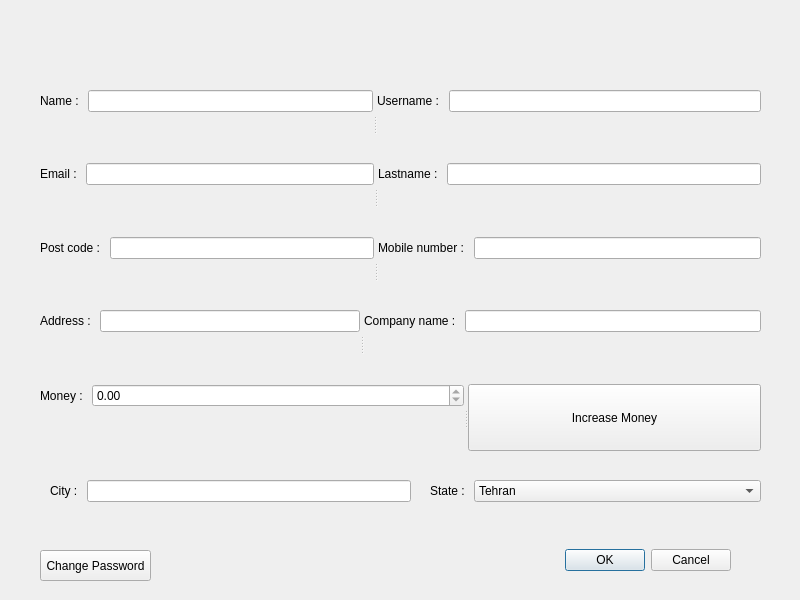
<?xml version="1.0" encoding="UTF-8"?>
<ui version="4.0">
 <class>EditProfile</class>
 <widget class="QDialog" name="EditProfile">
  <property name="geometry">
   <rect>
    <x>0</x>
    <y>0</y>
    <width>800</width>
    <height>600</height>
   </rect>
  </property>
  <property name="sizePolicy">
   <sizepolicy hsizetype="Fixed" vsizetype="Fixed">
    <horstretch>0</horstretch>
    <verstretch>0</verstretch>
   </sizepolicy>
  </property>
  <property name="windowTitle">
   <string>Edit Profile</string>
  </property>
  <property name="windowIcon">
   <iconset resource="files.qrc">
    <normaloff>:/icon/images/001_45.ico</normaloff>:/icon/images/001_45.ico</iconset>
  </property>
  <property name="styleSheet">
   <string notr="true"/>
  </property>
  <widget class="QDialogButtonBox" name="btn_box">
   <property name="geometry">
    <rect>
     <x>530</x>
     <y>540</y>
     <width>201</width>
     <height>41</height>
    </rect>
   </property>
   <property name="standardButtons">
    <set>QDialogButtonBox::Cancel|QDialogButtonBox::Ok</set>
   </property>
  </widget>
  <widget class="QWidget" name="layoutWidget">
   <property name="geometry">
    <rect>
     <x>40</x>
     <y>90</y>
     <width>721</width>
     <height>361</height>
    </rect>
   </property>
   <layout class="QGridLayout" name="gridLayout">
    <item row="1" column="0">
     <widget class="QSplitter" name="splitter_2">
      <property name="orientation">
       <enum>Qt::Horizontal</enum>
      </property>
      <widget class="QWidget" name="layoutWidget">
       <layout class="QFormLayout" name="formLayout_3">
        <item row="0" column="0">
         <widget class="QLabel" name="lbl_email">
          <property name="text">
           <string>Email : </string>
          </property>
         </widget>
        </item>
        <item row="0" column="1">
         <widget class="QLineEdit" name="led_email"/>
        </item>
       </layout>
      </widget>
      <widget class="QWidget" name="layoutWidget">
       <layout class="QFormLayout" name="formLayout_4">
        <item row="0" column="0">
         <widget class="QLabel" name="lbl_lastname">
          <property name="text">
           <string>Lastname : </string>
          </property>
         </widget>
        </item>
        <item row="0" column="1">
         <widget class="QLineEdit" name="led_lastname"/>
        </item>
       </layout>
      </widget>
     </widget>
    </item>
    <item row="2" column="0">
     <widget class="QSplitter" name="splitter_3">
      <property name="orientation">
       <enum>Qt::Horizontal</enum>
      </property>
      <widget class="QWidget" name="layoutWidget">
       <layout class="QFormLayout" name="formLayout_5">
        <item row="0" column="1">
         <widget class="QLineEdit" name="led_postcode"/>
        </item>
        <item row="0" column="0">
         <widget class="QLabel" name="lbl_postcode">
          <property name="text">
           <string>Post code : </string>
          </property>
         </widget>
        </item>
       </layout>
      </widget>
      <widget class="QWidget" name="layoutWidget">
       <layout class="QFormLayout" name="formLayout_6">
        <item row="0" column="0">
         <widget class="QLabel" name="lbl_mobilenumber">
          <property name="text">
           <string>Mobile number : </string>
          </property>
         </widget>
        </item>
        <item row="0" column="1">
         <widget class="QLineEdit" name="led_mobilenumber"/>
        </item>
       </layout>
      </widget>
     </widget>
    </item>
    <item row="4" column="0">
     <widget class="QSplitter" name="splitter_5">
      <property name="orientation">
       <enum>Qt::Horizontal</enum>
      </property>
      <widget class="QWidget" name="layoutWidget">
       <layout class="QFormLayout" name="formLayout_9">
        <item row="0" column="0">
         <widget class="QLabel" name="lbl_money">
          <property name="text">
           <string>Money : </string>
          </property>
         </widget>
        </item>
        <item row="0" column="1">
         <widget class="QDoubleSpinBox" name="spb_money">
          <property name="readOnly">
           <bool>true</bool>
          </property>
          <property name="maximum">
           <double>100000000.000000000000000</double>
          </property>
         </widget>
        </item>
       </layout>
      </widget>
      <widget class="QPushButton" name="btn_increasemoney">
       <property name="text">
        <string>Increase Money</string>
       </property>
      </widget>
     </widget>
    </item>
    <item row="3" column="0">
     <widget class="QSplitter" name="splitter_4">
      <property name="orientation">
       <enum>Qt::Horizontal</enum>
      </property>
      <widget class="QWidget" name="layoutWidget">
       <layout class="QFormLayout" name="formLayout_7">
        <item row="0" column="1">
         <widget class="QLineEdit" name="led_address"/>
        </item>
        <item row="0" column="0">
         <widget class="QLabel" name="lbl_address">
          <property name="text">
           <string>Address : </string>
          </property>
         </widget>
        </item>
       </layout>
      </widget>
      <widget class="QWidget" name="layoutWidget">
       <layout class="QFormLayout" name="formLayout_8">
        <item row="0" column="0">
         <widget class="QLabel" name="lbl_company">
          <property name="enabled">
           <bool>true</bool>
          </property>
          <property name="text">
           <string>Company name : </string>
          </property>
         </widget>
        </item>
        <item row="0" column="1">
         <widget class="QLineEdit" name="led_companyname"/>
        </item>
       </layout>
      </widget>
     </widget>
    </item>
    <item row="0" column="0">
     <widget class="QSplitter" name="splitter">
      <property name="orientation">
       <enum>Qt::Horizontal</enum>
      </property>
      <widget class="QWidget" name="layoutWidget">
       <layout class="QFormLayout" name="formLayout">
        <item row="0" column="0">
         <widget class="QLabel" name="lbl_name">
          <property name="text">
           <string>Name : </string>
          </property>
         </widget>
        </item>
        <item row="0" column="1">
         <widget class="QLineEdit" name="led_name"/>
        </item>
       </layout>
      </widget>
      <widget class="QWidget" name="layoutWidget">
       <layout class="QFormLayout" name="formLayout_2">
        <item row="0" column="0">
         <widget class="QLabel" name="lbl_username">
          <property name="text">
           <string>Username : </string>
          </property>
         </widget>
        </item>
        <item row="0" column="1">
         <widget class="QLineEdit" name="led_username">
          <property name="readOnly">
           <bool>true</bool>
          </property>
         </widget>
        </item>
       </layout>
      </widget>
     </widget>
    </item>
   </layout>
  </widget>
  <widget class="QWidget" name="layoutWidget">
   <property name="geometry">
    <rect>
     <x>50</x>
     <y>480</y>
     <width>361</width>
     <height>31</height>
    </rect>
   </property>
   <layout class="QFormLayout" name="formLayout_10">
    <item row="0" column="0">
     <widget class="QLabel" name="lbl_city">
      <property name="text">
       <string>City : </string>
      </property>
     </widget>
    </item>
    <item row="0" column="1">
     <widget class="QLineEdit" name="led_city"/>
    </item>
   </layout>
  </widget>
  <widget class="QWidget" name="layoutWidget">
   <property name="geometry">
    <rect>
     <x>430</x>
     <y>480</y>
     <width>331</width>
     <height>41</height>
    </rect>
   </property>
   <layout class="QFormLayout" name="formLayout_11">
    <item row="0" column="0">
     <widget class="QLabel" name="lbl_state">
      <property name="text">
       <string>State : </string>
      </property>
     </widget>
    </item>
    <item row="0" column="1">
     <widget class="QComboBox" name="cmb_state">
      <item>
       <property name="text">
        <string>Tehran</string>
       </property>
      </item>
      <item>
       <property name="text">
        <string>Ardabil</string>
       </property>
      </item>
      <item>
       <property name="text">
        <string>Azerbaijan, East</string>
       </property>
      </item>
      <item>
       <property name="text">
        <string>Azerbaijan, West</string>
       </property>
      </item>
      <item>
       <property name="text">
        <string>Bushehr</string>
       </property>
      </item>
      <item>
       <property name="text">
        <string>Chahar Mahaal and Bakhtiari</string>
       </property>
      </item>
      <item>
       <property name="text">
        <string>Fars</string>
       </property>
      </item>
      <item>
       <property name="text">
        <string>Gilan</string>
       </property>
      </item>
      <item>
       <property name="text">
        <string>Golestan</string>
       </property>
      </item>
      <item>
       <property name="text">
        <string>Hamadan</string>
       </property>
      </item>
      <item>
       <property name="text">
        <string>Hormozgan</string>
       </property>
      </item>
      <item>
       <property name="text">
        <string>Ilam</string>
       </property>
      </item>
      <item>
       <property name="text">
        <string>Isfahan</string>
       </property>
      </item>
      <item>
       <property name="text">
        <string>Kerman</string>
       </property>
      </item>
      <item>
       <property name="text">
        <string>Kermanshah</string>
       </property>
      </item>
      <item>
       <property name="text">
        <string>Khorasan, North</string>
       </property>
      </item>
      <item>
       <property name="text">
        <string>Khorasan, Razavi</string>
       </property>
      </item>
      <item>
       <property name="text">
        <string>Khorasan, South</string>
       </property>
      </item>
      <item>
       <property name="text">
        <string>Khuzestan</string>
       </property>
      </item>
      <item>
       <property name="text">
        <string>Kohgiluyeh and Boyer-Ahmad</string>
       </property>
      </item>
      <item>
       <property name="text">
        <string>Kurdistan</string>
       </property>
      </item>
      <item>
       <property name="text">
        <string>Lorestan</string>
       </property>
      </item>
      <item>
       <property name="text">
        <string>Markazi</string>
       </property>
      </item>
      <item>
       <property name="text">
        <string>Mazandaran</string>
       </property>
      </item>
      <item>
       <property name="text">
        <string>Qazvin</string>
       </property>
      </item>
      <item>
       <property name="text">
        <string>Qom</string>
       </property>
      </item>
      <item>
       <property name="text">
        <string>Semnan</string>
       </property>
      </item>
      <item>
       <property name="text">
        <string>Sistan and Baluchestan</string>
       </property>
      </item>
      <item>
       <property name="text">
        <string>Alborz</string>
       </property>
      </item>
      <item>
       <property name="text">
        <string>Yazd</string>
       </property>
      </item>
      <item>
       <property name="text">
        <string>Zanjan</string>
       </property>
      </item>
     </widget>
    </item>
   </layout>
  </widget>
  <widget class="QPushButton" name="btn_changepass">
   <property name="geometry">
    <rect>
     <x>40</x>
     <y>550</y>
     <width>111</width>
     <height>31</height>
    </rect>
   </property>
   <property name="text">
    <string>Change Password</string>
   </property>
  </widget>
 </widget>
 <resources>
  <include location="files.qrc"/>
 </resources>
 <connections/>
</ui>
